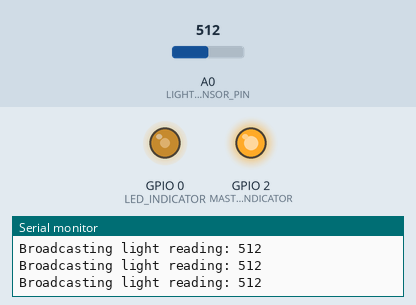
Simulated run of this sketch. Board: ESP8266 (NodeMCU). On the bench: output pins drawn as LEDs (lit = HIGH), the last lines printed to the serial monitor. Inputs (shaded band) come from the test bench; at power-on: A0 (LIGHT_SENSOR_PIN) = 512. WiFi joins after 1.5 s; servers stay silent unless stated.

Above: at 2.7 s.
2.8 s: A0 (LIGHT_SENSOR_PIN) set to 716
At 3.6 s:
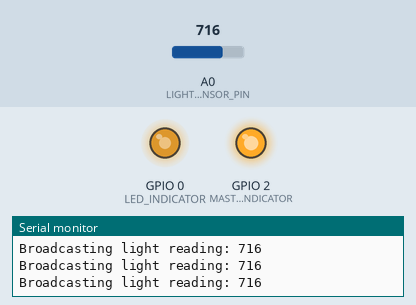
4.3 s: A0 (LIGHT_SENSOR_PIN) set to 900
At 4.7 s:
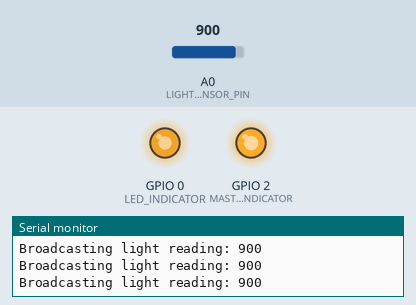
5.8 s: A0 (LIGHT_SENSOR_PIN) set to 122
At 7.0 s:
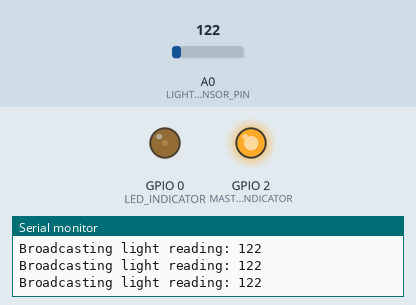
7.3 s: A0 (LIGHT_SENSOR_PIN) set to 0
At 8.2 s:
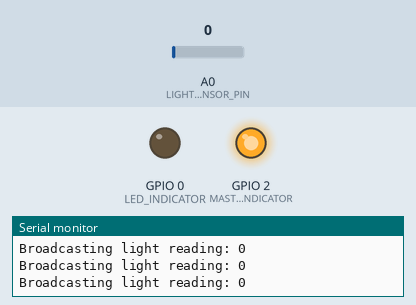
Timing chart, 0 to 9.8 s (numbered marks = the images above; inputs shaded):
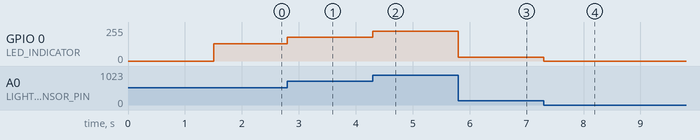

Measured:
- after the input at 2.8 s, GPIO 0 (LED_INDICATOR): 128/255 → 178/255 at once
- after the input at 4.3 s, GPIO 0 (LED_INDICATOR): 178/255 → 224/255 at once
- after the input at 5.8 s, GPIO 0 (LED_INDICATOR): 224/255 → 30/255 at once
- after the input at 7.3 s, GPIO 0 (LED_INDICATOR): 30/255 → 0/255 at once

The sketch:

iotass4.1.ino
```cpp
#include <ESP8266WiFi.h>
#include <ESP8266WiFiMulti.h>
#include <WiFiUdp.h>

// Pin Definitions
#define LIGHT_SENSOR_PIN A0       // Analog light sensor
#define LED_INDICATOR 0           // External LED to indicate brightness
#define MASTER_INDICATOR 2        // Onboard LED to indicate master status (active-low)

// Network and Communication Settings
#define BROADCAST_PORT 4210
#define UDP_PACKET_SIZE 50

ESP8266WiFiMulti WiFiMulti;
WiFiUDP udp;

String broadcastIP = "255.255.255.255"; // Broadcast IP for ESP communication
int lightReading = 0;
bool isMaster = false;
unsigned long lastBroadcastTime = 0;
const int broadcastInterval = 100; // in ms

void setup() {
  Serial.begin(115200);

  // WiFi Connection Setup
  WiFiMulti.addAP("rohan", "12345678"); // Replace with your network credentials
  while (WiFiMulti.run() != WL_CONNECTED) {
    delay(100);
    Serial.print(".");
  }
  Serial.println("\nConnected to WiFi");

  // Begin UDP Communication
  udp.begin(BROADCAST_PORT);

  // Pin Mode Setup
  pinMode(LIGHT_SENSOR_PIN, INPUT);
  pinMode(LED_INDICATOR, OUTPUT);
  pinMode(MASTER_INDICATOR, OUTPUT);

  // Ensure Master LED is off initially (active-low logic)
  digitalWrite(MASTER_INDICATOR, HIGH);
}

void loop() {
  // Read Light Sensor Value
  lightReading = analogRead(LIGHT_SENSOR_PIN);

  // Adjust External LED Brightness Using PWM
  int pwmValue = map(lightReading, 0, 1023, 0, 255); // Map sensor readings to PWM range
  analogWrite(LED_INDICATOR, pwmValue);

  // Broadcast Light Reading Periodically
  if (millis() - lastBroadcastTime > broadcastInterval) {
    broadcastLightReading();
    lastBroadcastTime = millis();
    Serial.println("Broadcasting light reading: " + String(lightReading));
  }

  // Listen for Other ESP Broadcasts
  int packetSize = udp.parsePacket();
  if (packetSize) {
    char packetBuffer[UDP_PACKET_SIZE];
    udp.read(packetBuffer, UDP_PACKET_SIZE);
    int otherReading = String(packetBuffer).toInt();
    Serial.println("Received light reading: " + String(otherReading));

    // Determine Master Based on Highest Light Reading
    if (otherReading > lightReading) {
      isMaster = false;
      digitalWrite(MASTER_INDICATOR, HIGH); // Turn Off Master LED if Not Master
      Serial.println("Another ESP has a higher reading. Not the Master.");
    } else {
      isMaster = true;
    }
  }

  // Update Master LED State
  if (isMaster) {
    digitalWrite(MASTER_INDICATOR, LOW); // Turn On Master LED if Master
    sendMasterData();
  }
}

// Function to Broadcast Light Reading to the Swarm
void broadcastLightReading() {
  String reading = String(lightReading);
  udp.beginPacket(broadcastIP.c_str(), BROADCAST_PORT);
  udp.write(reading.c_str());
  udp.endPacket();
}

// Function to Send Data to Raspberry Pi or Log Master's Status
void sendMasterData() {
  // Master Status Information
  Serial.println("==== MASTER STATUS ====");
  Serial.println("Device IP: " + WiFi.localIP().toString());
  Serial.println("Light Reading: " + String(lightReading));
  Serial.println("=======================");
}
```
